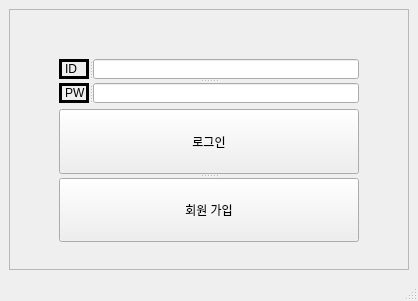
<?xml version="1.0" encoding="UTF-8"?>
<ui version="4.0">
 <class>LoginMainWindow</class>
 <widget class="QMainWindow" name="LoginMainWindow">
  <property name="geometry">
   <rect>
    <x>0</x>
    <y>0</y>
    <width>418</width>
    <height>301</height>
   </rect>
  </property>
  <property name="sizePolicy">
   <sizepolicy hsizetype="Fixed" vsizetype="Fixed">
    <horstretch>0</horstretch>
    <verstretch>0</verstretch>
   </sizepolicy>
  </property>
  <property name="maximumSize">
   <size>
    <width>418</width>
    <height>301</height>
   </size>
  </property>
  <property name="windowTitle">
   <string>LoginMainWindow</string>
  </property>
  <widget class="QWidget" name="centralwidget">
   <layout class="QGridLayout" name="gridLayout">
    <item row="0" column="0">
     <widget class="QFrame" name="frame">
      <property name="frameShape">
       <enum>QFrame::Shape::StyledPanel</enum>
      </property>
      <property name="frameShadow">
       <enum>QFrame::Shadow::Sunken</enum>
      </property>
      <layout class="QVBoxLayout" name="verticalLayout_2">
       <item>
        <layout class="QHBoxLayout" name="horizontalLayout">
         <item>
          <spacer name="horizontalSpacer_3">
           <property name="orientation">
            <enum>Qt::Orientation::Horizontal</enum>
           </property>
           <property name="sizeHint" stdset="0">
            <size>
             <width>40</width>
             <height>20</height>
            </size>
           </property>
          </spacer>
         </item>
        </layout>
       </item>
       <item>
        <spacer name="verticalSpacer_3">
         <property name="orientation">
          <enum>Qt::Orientation::Vertical</enum>
         </property>
         <property name="sizeType">
          <enum>QSizePolicy::Policy::Minimum</enum>
         </property>
         <property name="sizeHint" stdset="0">
          <size>
           <width>20</width>
           <height>20</height>
          </size>
         </property>
        </spacer>
       </item>
       <item>
        <layout class="QHBoxLayout" name="horizontalLayout_2">
         <item>
          <spacer name="horizontalSpacer_2">
           <property name="orientation">
            <enum>Qt::Orientation::Horizontal</enum>
           </property>
           <property name="sizeType">
            <enum>QSizePolicy::Policy::Minimum</enum>
           </property>
           <property name="sizeHint" stdset="0">
            <size>
             <width>40</width>
             <height>20</height>
            </size>
           </property>
          </spacer>
         </item>
         <item>
          <layout class="QVBoxLayout" name="verticalLayout">
           <item>
            <widget class="QSplitter" name="splitter_3">
             <property name="orientation">
              <enum>Qt::Orientation::Vertical</enum>
             </property>
             <widget class="QSplitter" name="splitter">
              <property name="sizePolicy">
               <sizepolicy hsizetype="Expanding" vsizetype="Expanding">
                <horstretch>0</horstretch>
                <verstretch>0</verstretch>
               </sizepolicy>
              </property>
              <property name="minimumSize">
               <size>
                <width>190</width>
                <height>20</height>
               </size>
              </property>
              <property name="maximumSize">
               <size>
                <width>16777215</width>
                <height>20</height>
               </size>
              </property>
              <property name="orientation">
               <enum>Qt::Orientation::Horizontal</enum>
              </property>
              <widget class="QLabel" name="label_id">
               <property name="sizePolicy">
                <sizepolicy hsizetype="Expanding" vsizetype="Expanding">
                 <horstretch>200</horstretch>
                 <verstretch>20</verstretch>
                </sizepolicy>
               </property>
               <property name="minimumSize">
                <size>
                 <width>30</width>
                 <height>20</height>
                </size>
               </property>
               <property name="maximumSize">
                <size>
                 <width>30</width>
                 <height>20</height>
                </size>
               </property>
               <property name="frameShape">
                <enum>QFrame::Shape::Box</enum>
               </property>
               <property name="lineWidth">
                <number>3</number>
               </property>
               <property name="text">
                <string>ID</string>
               </property>
              </widget>
              <widget class="QLineEdit" name="lineEdit_id">
               <property name="enabled">
                <bool>true</bool>
               </property>
               <property name="sizePolicy">
                <sizepolicy hsizetype="Expanding" vsizetype="Expanding">
                 <horstretch>200</horstretch>
                 <verstretch>20</verstretch>
                </sizepolicy>
               </property>
               <property name="minimumSize">
                <size>
                 <width>150</width>
                 <height>20</height>
                </size>
               </property>
              </widget>
             </widget>
             <widget class="QSplitter" name="splitter_2">
              <property name="sizePolicy">
               <sizepolicy hsizetype="Expanding" vsizetype="Minimum">
                <horstretch>0</horstretch>
                <verstretch>0</verstretch>
               </sizepolicy>
              </property>
              <property name="minimumSize">
               <size>
                <width>190</width>
                <height>20</height>
               </size>
              </property>
              <property name="maximumSize">
               <size>
                <width>16777215</width>
                <height>20</height>
               </size>
              </property>
              <property name="orientation">
               <enum>Qt::Orientation::Horizontal</enum>
              </property>
              <widget class="QLabel" name="label_pw">
               <property name="sizePolicy">
                <sizepolicy hsizetype="Expanding" vsizetype="Expanding">
                 <horstretch>200</horstretch>
                 <verstretch>20</verstretch>
                </sizepolicy>
               </property>
               <property name="maximumSize">
                <size>
                 <width>30</width>
                 <height>20</height>
                </size>
               </property>
               <property name="frameShape">
                <enum>QFrame::Shape::Box</enum>
               </property>
               <property name="lineWidth">
                <number>3</number>
               </property>
               <property name="text">
                <string>PW</string>
               </property>
              </widget>
              <widget class="QLineEdit" name="lineEdit_pw">
               <property name="sizePolicy">
                <sizepolicy hsizetype="Expanding" vsizetype="Expanding">
                 <horstretch>200</horstretch>
                 <verstretch>20</verstretch>
                </sizepolicy>
               </property>
               <property name="minimumSize">
                <size>
                 <width>150</width>
                 <height>20</height>
                </size>
               </property>
              </widget>
             </widget>
            </widget>
           </item>
           <item>
            <widget class="QSplitter" name="splitter_4">
             <property name="minimumSize">
              <size>
               <width>300</width>
               <height>100</height>
              </size>
             </property>
             <property name="orientation">
              <enum>Qt::Orientation::Vertical</enum>
             </property>
             <widget class="QPushButton" name="pushButton_login">
              <property name="minimumSize">
               <size>
                <width>0</width>
                <height>40</height>
               </size>
              </property>
              <property name="text">
               <string>로그인</string>
              </property>
             </widget>
             <widget class="QPushButton" name="pushButton_register">
              <property name="minimumSize">
               <size>
                <width>0</width>
                <height>40</height>
               </size>
              </property>
              <property name="text">
               <string>회원 가입</string>
              </property>
             </widget>
            </widget>
           </item>
          </layout>
         </item>
         <item>
          <spacer name="horizontalSpacer">
           <property name="orientation">
            <enum>Qt::Orientation::Horizontal</enum>
           </property>
           <property name="sizeType">
            <enum>QSizePolicy::Policy::Minimum</enum>
           </property>
           <property name="sizeHint" stdset="0">
            <size>
             <width>40</width>
             <height>20</height>
            </size>
           </property>
          </spacer>
         </item>
        </layout>
       </item>
       <item>
        <spacer name="verticalSpacer_2">
         <property name="orientation">
          <enum>Qt::Orientation::Vertical</enum>
         </property>
         <property name="sizeType">
          <enum>QSizePolicy::Policy::Minimum</enum>
         </property>
         <property name="sizeHint" stdset="0">
          <size>
           <width>20</width>
           <height>18</height>
          </size>
         </property>
        </spacer>
       </item>
      </layout>
     </widget>
    </item>
   </layout>
  </widget>
  <widget class="QStatusBar" name="statusbar"/>
 </widget>
 <resources/>
 <connections/>
</ui>
